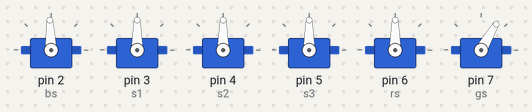
The sketch below on a simulated Arduino Uno, built with avr-gcc and run on an emulated ATmega328P. On the bench: 6 × servo.

Above: at 2.05 s.
At 5.05 s:
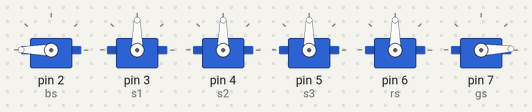
At 8.0 s:
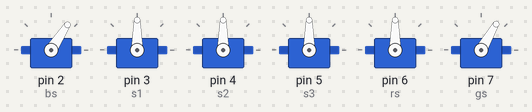
At 9.3 s:
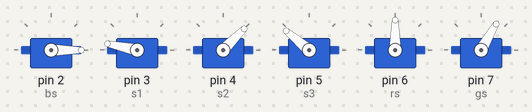
At 11.0 s:
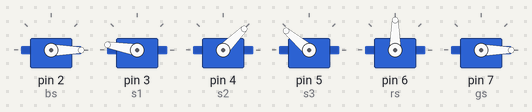
At 14.0 s:
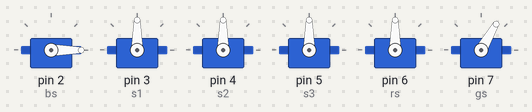
Timing chart, 0 to 15.8 s (numbered marks = the images above):
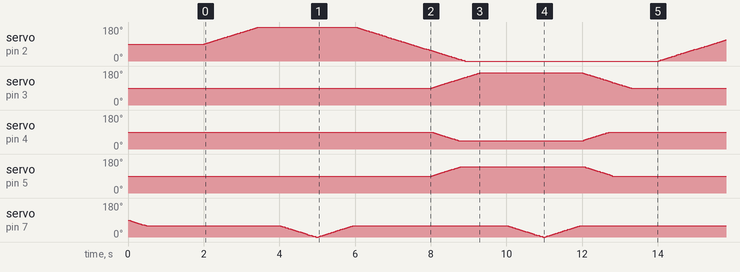

The sketch:

pick_and_place_2.pde
```cpp
#include <VarSpeedServo.h>
VarSpeedServo bs;
VarSpeedServo s1;
VarSpeedServo s2;
VarSpeedServo s3;
VarSpeedServo rs;
VarSpeedServo gs;
void setup()
{
  bs.attach(2);
  s1.attach(3);
  s2.attach(4);
  s3.attach(5);
  rs.attach(6);
  gs.attach(7);
  bs.slowmove(90,40);
  s1.slowmove(90,40);
  s2.slowmove(90,40);
  s3.slowmove(90,40);
  rs.slowmove(90,40);
  gs.slowmove(60,40);
  delay(2000);
}
void loop()
{
  bs.slowmove(180,40);
  delay(2000);

  gs.slowmove(0,40);
  delay(1000);
  gs.slowmove(60,40);
  delay(1000);

  bs.slowmove(0,40);
  delay(2000);

  s1.slowmove(170,40);
  s2.slowmove(45,40);
  s3.slowmove(140,40);
  delay(2000);
  gs.slowmove(0,40);
  delay(1000);
  gs.slowmove(60,40);
  delay(1000);

  s1.slowmove(90,40);
  s2.slowmove(90,40);
  s3.slowmove(90,40);
  delay(2000);

}
```
